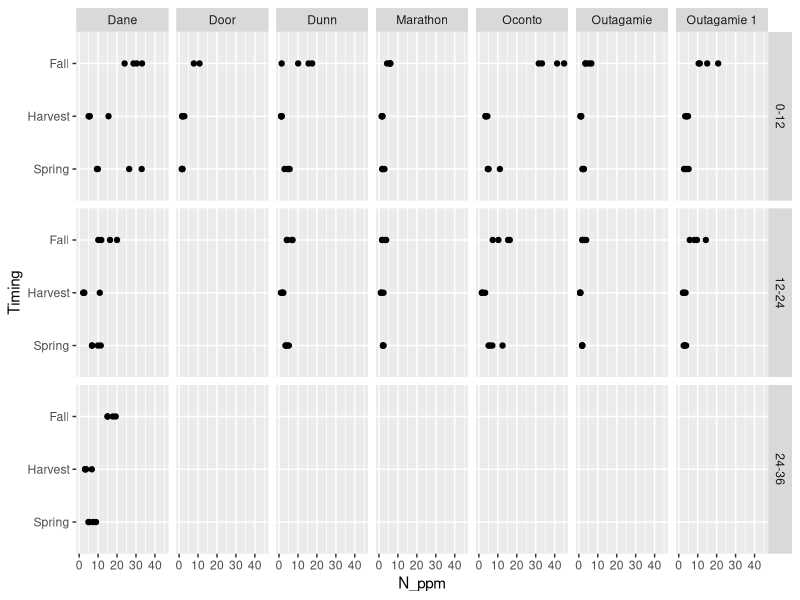

Reproduce this figure in R. (Note: this script raises an error after producing the figure.)
## ---- chunk 1
library(ggplot2)
library(tidyverse)
library(dplyr)
library(emmeans)
library(lme4)
library(lmerTest)
library(multcomp)
library(rstatix)
## ---- chunk 2
getwd()
data1= read.csv(file="Season_nitrate.csv")

data1 = data1 %>%
  mutate(Rep= as.factor(Rep))

str(data1)
## ---- chunk 3
data1 = data1 %>%
  mutate(Timing = fct_recode(Timing,
                    "Fall" = "PP",
                    "Spring" = "GU",
                    "Harvest" = "PH"))

order = c("Fall", "Fall", "Fall", "Spring", "Spring", "Spring", "Harvest", "Harvest", "Harvest")
## ---- chunk 4
data1 %>%
  ggplot(aes(x = Timing, y = N_ppm)) +
  geom_point() +
  facet_grid(rows = vars(Depth), cols = vars(County)) +
  coord_flip()
## ---- chunk 5
Dane12 = data1 %>%
  filter(County == "Dane", Depth == "0-12")
Dane24 = data1 %>%
  filter(County == "Dane", Depth == "12-24")
Dane36 = data1 %>%
  filter(County == "Dane", Depth == "24-36")
## ---- chunk 6
#Looking for outliers
Dane12 %>%
  group_by(Timing) %>%
  identify_outliers(N_ppm)#1 outlier, no extreme outliers
Dane24 %>%
  group_by(Timing) %>%
  identify_outliers(N_ppm)#1 outlier, no extreme outliers
Dane36 %>%
  group_by(Timing) %>%
  identify_outliers(N_ppm)#1 outlier, no extreme outliers
## ---- chunk 7
#Normality Test
Dane12 %>%
  group_by(Timing) %>%
  shapiro_test(N_ppm)#Harvest timing failed

ggqqplot(Dane12, "N_ppm", facet.by = "Timing")
#Harvest timing is not normal, outlier is the cause 
#based on qqplot and oulier test
#It's good enough based on visual test

Dane24 %>%
  group_by(Timing) %>%
  shapiro_test(N_ppm)#Harvest timing failed

ggqqplot(Dane24, "N_ppm", facet.by = "Timing")
#Harvest timing is not normal, outlier is the cause 
#based on qqplot and oulier test
#It's good enough based on visual test

Dane36 %>%
  group_by(Timing) %>%
  shapiro_test(N_ppm) #Harvest timing failed

ggqqplot(Dane36, "N_ppm", facet.by = "Timing")
#Harvest timing is not normal, outlier is the cause 
#based on qqplot and oulier test
#It's good enough based on visual test
## ---- chunk 8
Dane12_model = lmer(N_ppm ~ Timing + (1|Rep), data = Dane12)
Dane24_model = lmer(N_ppm ~ Timing + (1|Rep), data = Dane24)
Dane36_model = lmer(N_ppm ~ Timing + (1|Rep), data = Dane36)
## ---- chunk 9
anova(Dane12_model)
#significant differences based on timing

anova(Dane24_model)
#significant differences based on timing

anova(Dane36_model)
#significant differences based on timing
## ---- chunk 10
Dane12_means = lsmeans(Dane12_model, ~ Timing, contr= "pairwise", adjust= "none")
Dane24_means = lsmeans(Dane24_model, ~ Timing, contr= "pairwise", adjust= "none")
Dane36_means = lsmeans(Dane36_model, ~ Timing, contr= "pairwise", adjust= "none")

Dane12_CLD = cld(Dane12_means$lsmeans,alpha=0.05, Letters=letters, sort=FALSE, reverse=FALSE)
Dane24_CLD = cld(Dane24_means$lsmeans,alpha=0.05, Letters=letters, sort=FALSE, reverse=FALSE)
Dane36_CLD = cld(Dane36_means$lsmeans,alpha=0.05, Letters=letters, sort=FALSE, reverse=FALSE)
## ---- chunk 11
Dane12_CLD = Dane12_CLD %>%
  mutate(Depth = "0-12")

Dane24_CLD = Dane24_CLD %>%
  mutate(Depth = "12-24") 

Dane36_CLD = Dane36_CLD %>%
  mutate(Depth = "24-36")

Dane_CLD = rbind(Dane12_CLD, Dane24_CLD, Dane36_CLD)

Dane_CLD = as_tibble(Dane_CLD) %>% 
  rename(N_ppm = lsmean) %>%
  mutate(N_ppm = round(N_ppm,0),
         Timing = factor(Timing, c("Fall", "Spring", "Harvest")),
         Depth = factor(Depth, c("0-12", "12-24", "24-36")),
         Location = "Dane")
## ---- chunk 12
Outagamie1_12 = data1 %>%
  filter(County == "Outagamie 1", Depth == "0-12")
Outagamie1_24 = data1 %>%
  filter(County == "Outagamie 1", Depth == "12-24")
## ---- chunk 13
#Looking for outliers
Outagamie1_12 %>%
  group_by(Timing) %>%
  identify_outliers(N_ppm)#no outliers

Outagamie1_24 %>%
  group_by(Timing) %>%
  identify_outliers(N_ppm)#no outliers
## ---- chunk 14
#Normality Test
Outagamie1_12 %>%
  group_by(Timing) %>%
  shapiro_test(N_ppm)#passed

ggqqplot(Outagamie1_12, "N_ppm", facet.by = "Timing")
#looks good

Outagamie1_24 %>%
  group_by(Timing) %>%
  shapiro_test(N_ppm)#passed

ggqqplot(Outagamie1_24, "N_ppm", facet.by = "Timing")
#looks good
## ---- chunk 15
Outagamie1_12_model = lmer(N_ppm ~ Timing + (1|Rep), data = Outagamie1_12)
Outagamie1_24_model = lmer(N_ppm ~ Timing + (1|Rep), data = Outagamie1_24)
## ---- chunk 16
anova(Outagamie1_12_model)
#significant differences based on timing

anova(Outagamie1_24_model)
#significant differences based on timing
## ---- chunk 17
Outagamie1_12_means = lsmeans(Outagamie1_12_model, ~ Timing, contr= "pairwise", adjust= "none")
Outagamie1_24_means = lsmeans(Outagamie1_24_model, ~ Timing, contr= "pairwise", adjust= "none")

Outagamie1_12_CLD = cld(Outagamie1_12_means$lsmeans,alpha=0.05, Letters=letters, sort=FALSE, reverse=FALSE)
Outagamie1_24_CLD = cld(Outagamie1_24_means$lsmeans,alpha=0.05, Letters=letters, sort=FALSE, reverse=FALSE)
## ---- chunk 18
Outagamie1_12_CLD = Outagamie1_12_CLD %>%
  mutate(Depth = "0-12")

Outagamie1_24_CLD = Outagamie1_24_CLD %>%
  mutate(Depth = "12-24") 

Outagamie1_CLD = rbind(Outagamie1_12_CLD, Outagamie1_24_CLD)

Outagamie1_CLD = as_tibble(Outagamie1_CLD) %>% 
  rename(N_ppm = lsmean) %>%
  mutate(N_ppm = round(N_ppm,0),
         Timing = factor(Timing, c("Fall", "Spring", "Harvest")),
         Depth = factor(Depth, c("0-12", "12-24")),
         Location = "Outagamie 1")
## ---- chunk 19
Door12 = data1 %>%
  filter(County == "Door", Depth == "0-12")
## ---- chunk 20
#Looking for outliers
Door12 %>%
  group_by(Timing) %>%
  identify_outliers(N_ppm)#1 outlier and it is extreme
## ---- chunk 21
#Normality Test
Door12 %>%
  group_by(Timing) %>%
  shapiro_test(N_ppm) #can't perform because of missing data

ggqqplot(Door12, "N_ppm", facet.by = "Timing")
#looks good
## ---- chunk 22
Door12_model = lmer(N_ppm ~ Timing + (1|Rep), data = Door12)
## ---- chunk 23
anova(Door12_model)
#significant differences based on timing
## ---- chunk 24
Door_12_means = lsmeans(Door_12, ~ Timing, contr= "pairwise", adjust= "none")

Door_12_CLD = cld(Door_12_means$lsmeans,alpha=0.05, Letters=letters, sort=FALSE, reverse=FALSE)
## ---- chunk 25
Door_12_CLD = Door_12_CLD %>%
  mutate(Depth = "0-12")

Door_CLD = as_tibble(Door_12_CLD) %>% 
  rename(N_ppm = lsmean) %>%
  mutate(N_ppm = round(N_ppm,0),
         Timing = factor(Timing, c("Fall", "Spring", "Harvest")),
         Depth = factor(Depth, c("0-12")),
         Location = "Door")
## ---- chunk 26
Outagamie2_12 = data1 %>%
  filter(County == "Outagamie", Depth == "0-12")
Outagamie2_24 = data1 %>%
  filter(County == "Outagamie", Depth == "12-24")
## ---- chunk 27
#Looking for outliers
Outagamie2_12 %>%
  group_by(Timing) %>%
  identify_outliers(N_ppm)#1 outlier, not extreme

Outagamie2_24 %>%
  group_by(Timing) %>%
  identify_outliers(N_ppm)# 2 outliers, both extreme
## ---- chunk 28
#Normality Test
Outagamie2_12 %>%
  group_by(Timing) %>%
  shapiro_test(N_ppm)#passed

ggqqplot(Outagamie2_12, "N_ppm", facet.by = "Timing")
#looks good

Outagamie2_24 %>%
  group_by(Timing) %>%
  shapiro_test(N_ppm)#Spring and harvest failed, probs because of outlier

ggqqplot(Outagamie2_24, "N_ppm", facet.by = "Timing")
#looks good, we'll use it
## ---- chunk 29
Outagamie2_12_model = lmer(N_ppm ~ Timing + (1|Rep), data = Outagamie2_12)
Outagamie2_24_model = lmer(N_ppm ~ Timing + (1|Rep), data = Outagamie2_24)
## ---- chunk 30
anova(Outagamie2_12_model)
#significant differences based on timing

anova(Outagamie2_24_model)
#significant differences based on timing
## ---- chunk 31
Outagamie2_12_means = lsmeans(Outagamie2_12_model, ~ Timing, contr= "pairwise", adjust= "none")
Outagamie2_24_means = lsmeans(Outagamie2_24_model, ~ Timing, contr= "pairwise", adjust= "none")

Outagamie2_12_CLD = cld(Outagamie2_12_means$lsmeans,alpha=0.05, Letters=letters, sort=FALSE, reverse=FALSE)
Outagamie2_24_CLD = cld(Outagamie2_24_means$lsmeans,alpha=0.05, Letters=letters, sort=FALSE, reverse=FALSE)
## ---- chunk 32
Outagamie2_12_CLD = Outagamie2_12_CLD %>%
  mutate(Depth = "0-12")

Outagamie2_24_CLD = Outagamie2_24_CLD %>%
  mutate(Depth = "12-24") 

Outagamie2_CLD = rbind(Outagamie2_12_CLD, Outagamie2_24_CLD)

Outagamie2_CLD = as_tibble(Outagamie2_CLD) %>% 
  rename(N_ppm = lsmean) %>%
  mutate(N_ppm = round(N_ppm,0),
         Timing = factor(Timing, c("Fall", "Spring", "Harvest")),
         Depth = factor(Depth, c("0-12", "12-24")),
         Location = "Outagamie 2")
## ---- chunk 33
Outagamie2_N_PPM = Outagamie2_CLD %>%
  ggplot(aes(x= Timing, y= N_ppm)) +
  geom_point(aes()) +
  geom_pointrange(aes(ymin = lower.CL, ymax = upper.CL)) +
  geom_text(aes(label = .group), nudge_x = 0.08) +
  facet_grid(rows = vars(Depth)) +
  labs(title = "Outagamie 2", x = "sample timing", y = "soil nitrate (ppm)") +
  theme(legend.position = "none")
  

Outagamie2_N_PPM
## ---- chunk 34
Marathon12 = data1 %>%
  filter(County == "Marathon", Depth == "0-12")
Marathon24 = data1 %>%
  filter(County == "Marathon", Depth == "12-24")
## ---- chunk 35
#Looking for outliers
Marathon12 %>%
  group_by(Timing) %>%
  identify_outliers(N_ppm)#2 outliers, not extreme

Marathon24 %>%
  group_by(Timing) %>%
  identify_outliers(N_ppm)#1 outliers, not extreme
## ---- chunk 36
#Normality Test
Marathon12 %>%
  group_by(Timing) %>%
  shapiro_test(N_ppm)#failed

ggqqplot(Marathon12, "N_ppm", facet.by = "Timing")
#looks okay, we'll use it

Marathon24 %>%
  group_by(Timing) %>%
  shapiro_test(N_ppm)#passed

ggqqplot(Marathon24, "N_ppm", facet.by = "Timing")
#looks good, we'll use it
## ---- chunk 37
Marathon12_model = lmer(N_ppm ~ Timing + (1|Rep), data = Marathon12)
Marathon24_model = lmer(N_ppm ~ Timing + (1|Rep), data = Marathon24)
## ---- chunk 38
anova(Marathon12_model)
#significant differences based on timing

anova(Marathon24_model)
#no significant differences based on timing
## ---- chunk 39
Marathon_12_means = lsmeans(Marathon12_model, ~ Timing, contr= "pairwise", adjust= "none")
Marathon_24_means = lsmeans(Marathon24_model, ~ Timing, contr= "pairwise", adjust= "none")

Marathon_12_CLD = cld(Marathon_12_means$lsmeans,alpha=0.05, Letters=letters, sort=FALSE, reverse=FALSE)
Marathon_24_CLD = cld(Marathon_24_means$lsmeans,alpha=0.05, Letters=letters, sort=FALSE, reverse=FALSE)
## ---- chunk 40
Marathon_12_CLD = Marathon_12_CLD %>%
  mutate(Depth = "0-12")

Marathon_24_CLD = Marathon_24_CLD %>%
  mutate(Depth = "12-24") 

Marathon_CLD = rbind(Marathon_12_CLD, Marathon_24_CLD)

Marathon_CLD = as_tibble(Marathon_CLD) %>% 
  rename(N_ppm = lsmean) %>%
  mutate(N_ppm = round(N_ppm,0),
         Timing = factor(Timing, c("Fall", "Spring", "Harvest")),
         Depth = factor(Depth, c("0-12", "12-24")),
         Location = "Marathon")
## ---- chunk 41
Oconto12 = data1 %>%
  filter(County == "Oconto", Depth == "0-12")
Oconto24 = data1 %>%
  filter(County == "Oconto", Depth == "12-24")
## ---- chunk 42
#Looking for outliers
Oconto12 %>%
  group_by(Timing) %>%
  identify_outliers(N_ppm)#1 outliers, not extreme

Oconto24 %>%
  group_by(Timing) %>%
  identify_outliers(N_ppm)
## ---- chunk 43
#Normality Test
Oconto12 %>%
  group_by(Timing) %>%
  shapiro_test(N_ppm)#Spring failed

ggqqplot(Oconto12, "N_ppm", facet.by = "Timing")
#looks okay, we'll use it

Oconto24 %>%
  group_by(Timing) %>%
  shapiro_test(N_ppm)#passed

ggqqplot(Oconto24, "N_ppm", facet.by = "Timing")
#looks good, we'll use it
## ---- chunk 44
Oconto12_model = lmer(N_ppm ~ Timing + (1|Rep), data = Oconto12)

Oconto24_model = lmer(N_ppm ~ Timing + (1|Rep), data = Oconto24)
## ---- chunk 45
anova(Oconto12_model)
#significant differences based on timing

anova(Oconto24_model)
#significant differences based on timing
## ---- chunk 46
Oconto_12_means = lsmeans(Oconto12_model, ~ Timing, contr= "pairwise", adjust= "none")
Oconto_24_means = lsmeans(Oconto24_model, ~ Timing, contr= "pairwise", adjust= "none")

Oconto_12_CLD = cld(Oconto_12_means$lsmeans,alpha=0.05, Letters=letters, sort=FALSE, reverse=FALSE)
Oconto_24_CLD = cld(Oconto_24_means$lsmeans,alpha=0.05, Letters=letters, sort=FALSE, reverse=TRUE)
## ---- chunk 47
Oconto_12_CLD = Oconto_12_CLD %>%
  mutate(Depth = "0-12")

Oconto_24_CLD = Oconto_24_CLD %>%
  mutate(Depth = "12-24") 

Oconto_CLD = rbind(Oconto_12_CLD, Oconto_24_CLD)

Oconto_CLD = as_tibble(Oconto_CLD) %>% 
  rename(N_ppm = lsmean) %>%
  mutate(N_ppm = round(N_ppm,0),
         Timing = factor(Timing, c("Fall", "Spring", "Harvest")),
         Depth = factor(Depth, c("0-12", "12-24")),
         Location = "Oconto")
## ---- chunk 48
Dunn12 = data1 %>%
  filter(County == "Dunn", Depth == "0-12")
Dunn24 = data1 %>%
  filter(County == "Dunn", Depth == "12-24")
## ---- chunk 49
#Looking for outliers
Dunn12 %>%
  group_by(Timing) %>%
  identify_outliers(N_ppm)#1 outliers, not extreme

Dunn24 %>%
  group_by(Timing) %>%
  identify_outliers(N_ppm)#no outliers
## ---- chunk 50
#Normality Test
Dunn12 %>%
  group_by(Timing) %>%
  shapiro_test(N_ppm)#passed

ggqqplot(Dunn12, "N_ppm", facet.by = "Timing")
#looks great

Dunn24 %>%
  group_by(Timing) %>%
  shapiro_test(N_ppm)#passed

ggqqplot(Dunn24, "N_ppm", facet.by = "Timing")
#looks good
## ---- chunk 51
Dunn12_model = lmer(N_ppm ~ Timing + (1|Rep), data = Dunn12)
Dunn24_model = lmer(N_ppm ~ Timing + (1|Rep), data = Dunn24)
## ---- chunk 52
anova(Dunn12_model)
#significant differences based on timing

anova(Dunn24_model)
#significant differences based on timing
## ---- chunk 53
Dunn_12_means = lsmeans(Dunn_12, ~ Timing, contr= "pairwise", adjust= "none")
Dunn_24_means = lsmeans(Dunn_24, ~ Timing, contr= "pairwise", adjust= "none")

Dunn_12_CLD = cld(Dunn_12_means$lsmeans,alpha=0.05, Letters=letters, sort=FALSE, reverse=FALSE)
Dunn_24_CLD = cld(Dunn_24_means$lsmeans,alpha=0.05, Letters=letters, sort=FALSE, reverse=TRUE)
## ---- chunk 54
Dunn_12_CLD = Dunn_12_CLD %>%
  mutate(Depth = "0-12")

Dunn_24_CLD = Dunn_24_CLD %>%
  mutate(Depth = "12-24") 

Dunn_CLD = rbind(Dunn_12_CLD, Dunn_24_CLD)

Dunn_CLD = as_tibble(Dunn_CLD) %>% 
  rename(N_ppm = lsmean) %>%
  mutate(N_ppm = round(N_ppm,0),
         Timing = factor(Timing, c("Fall", "Spring", "Harvest")),
         Depth = factor(Depth, c("0-12", "12-24")),
         Location = "Dunn")
## ---- chunk 55
all_sites = rbind(Dunn_CLD, Oconto_CLD, Marathon_CLD, Outagamie1_CLD, Outagamie2_CLD, Door_CLD, Dane_CLD)
## ---- chunk 56
All_N_PPM = all_sites %>%
  ggplot(aes(x= Timing, y= N_ppm*4)) +
  geom_point(aes(), size = 5) +
  geom_pointrange(aes(ymin = lower.CL*4, ymax = upper.CL*4)) +
  geom_text(aes(label = .group), nudge_x =  0.26, size = 10) +
  facet_grid(rows = vars(Depth), cols = vars(Location)) +
  labs(title = "Background Nitrogen", x = "Sample Timing", y = "Nitrogen (lbs/acre)") +
  theme(legend.position = "none",
        axis.title.x = element_text(size = 50),
        axis.title.y = element_text(size = 50),
        axis.text.y = element_text(size = 30),
        axis.text.x = element_text(size = 30, angle = 45, hjust = 1),
        strip.text.x = element_text(size = 30),
        strip.text.y = element_text(size = 30),
        title = element_text(size = 50))
  
All_N_PPM
